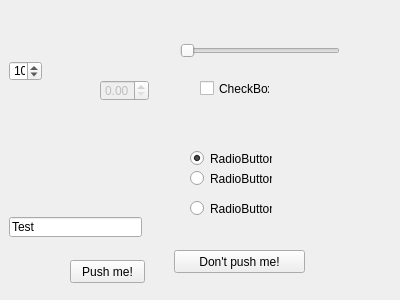
<?xml version="1.0" encoding="UTF-8"?>
<ui version="4.0">
 <class>Panel</class>
 <widget class="QWidget" name="Panel">
  <property name="geometry">
   <rect>
    <x>0</x>
    <y>0</y>
    <width>400</width>
    <height>300</height>
   </rect>
  </property>
  <property name="windowTitle">
   <string>Form</string>
  </property>
  <property name="layoutDirection">
   <enum>Qt::LeftToRight</enum>
  </property>
  <widget class="QSpinBox" name="test_value">
   <property name="geometry">
    <rect>
     <x>9</x>
     <y>61</y>
     <width>33</width>
     <height>20</height>
    </rect>
   </property>
   <property name="minimum">
    <number>1</number>
   </property>
   <property name="maximum">
    <number>100</number>
   </property>
   <property name="singleStep">
    <number>2</number>
   </property>
   <property name="value">
    <number>10</number>
   </property>
  </widget>
  <widget class="QDoubleSpinBox" name="float_test_value">
   <property name="enabled">
    <bool>false</bool>
   </property>
   <property name="geometry">
    <rect>
     <x>100</x>
     <y>80</y>
     <width>49</width>
     <height>21</height>
    </rect>
   </property>
  </widget>
  <widget class="QLineEdit" name="string_test_value">
   <property name="geometry">
    <rect>
     <x>9</x>
     <y>217</y>
     <width>133</width>
     <height>20</height>
    </rect>
   </property>
   <property name="text">
    <string>Test</string>
   </property>
  </widget>
  <widget class="QSlider" name="slider_value">
   <property name="geometry">
    <rect>
     <x>180</x>
     <y>40</y>
     <width>160</width>
     <height>21</height>
    </rect>
   </property>
   <property name="orientation">
    <enum>Qt::Horizontal</enum>
   </property>
  </widget>
  <widget class="QCheckBox" name="check_value">
   <property name="geometry">
    <rect>
     <x>200</x>
     <y>80</y>
     <width>70</width>
     <height>17</height>
    </rect>
   </property>
   <property name="text">
    <string>CheckBox</string>
   </property>
  </widget>
  <widget class="QRadioButton" name="radio1">
   <property name="geometry">
    <rect>
     <x>190</x>
     <y>150</y>
     <width>82</width>
     <height>17</height>
    </rect>
   </property>
   <property name="text">
    <string>RadioButton</string>
   </property>
   <property name="checked">
    <bool>true</bool>
   </property>
   <attribute name="buttonGroup">
    <string>test_group</string>
   </attribute>
  </widget>
  <widget class="QRadioButton" name="radio2">
   <property name="geometry">
    <rect>
     <x>190</x>
     <y>170</y>
     <width>82</width>
     <height>17</height>
    </rect>
   </property>
   <property name="text">
    <string>RadioButton</string>
   </property>
   <attribute name="buttonGroup">
    <string>test_group</string>
   </attribute>
  </widget>
  <widget class="QRadioButton" name="radio3">
   <property name="geometry">
    <rect>
     <x>190</x>
     <y>200</y>
     <width>82</width>
     <height>17</height>
    </rect>
   </property>
   <property name="text">
    <string>RadioButton</string>
   </property>
   <attribute name="buttonGroup">
    <string>test_group</string>
   </attribute>
  </widget>
  <widget class="QPushButton" name="do_something">
   <property name="geometry">
    <rect>
     <x>70</x>
     <y>260</y>
     <width>75</width>
     <height>23</height>
    </rect>
   </property>
   <property name="text">
    <string>Push me!</string>
   </property>
  </widget>
  <widget class="QPushButton" name="do_something_else">
   <property name="geometry">
    <rect>
     <x>174</x>
     <y>250</y>
     <width>131</width>
     <height>23</height>
    </rect>
   </property>
   <property name="text">
    <string>Don't push me!</string>
   </property>
  </widget>
 </widget>
 <resources/>
 <connections/>
 <buttongroups>
  <buttongroup name="test_group"/>
 </buttongroups>
</ui>
